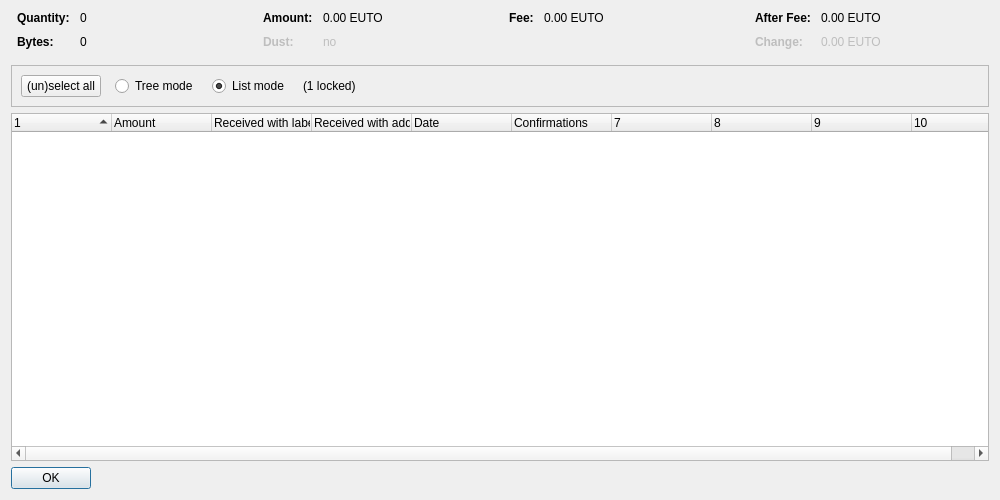
<?xml version="1.0" encoding="UTF-8"?>
<ui version="4.0">
 <class>CoinControlDialog</class>
 <widget class="QDialog" name="CoinControlDialog">
  <property name="geometry">
   <rect>
    <x>0</x>
    <y>0</y>
    <width>1000</width>
    <height>500</height>
   </rect>
  </property>
  <property name="windowTitle">
   <string>Coin Selection</string>
  </property>
  <layout class="QVBoxLayout" name="verticalLayout">
   <item>
    <layout class="QHBoxLayout" name="horizontalLayoutTop" stretch="0,0,0,0">
     <property name="topMargin">
      <number>0</number>
     </property>
     <property name="bottomMargin">
      <number>10</number>
     </property>
     <item>
      <layout class="QFormLayout" name="formLayoutCoinControl1">
       <property name="horizontalSpacing">
        <number>10</number>
       </property>
       <property name="verticalSpacing">
        <number>10</number>
       </property>
       <property name="leftMargin">
        <number>6</number>
       </property>
       <property name="rightMargin">
        <number>6</number>
       </property>
       <item row="0" column="0">
        <widget class="QLabel" name="labelCoinControlQuantityText">
         <property name="font">
          <font>
           <weight>75</weight>
           <bold>true</bold>
          </font>
         </property>
         <property name="text">
          <string>Quantity:</string>
         </property>
        </widget>
       </item>
       <item row="0" column="1">
        <widget class="QLabel" name="labelCoinControlQuantity">
         <property name="cursor">
          <cursorShape>IBeamCursor</cursorShape>
         </property>
         <property name="contextMenuPolicy">
          <enum>Qt::ActionsContextMenu</enum>
         </property>
         <property name="text">
          <string notr="true">0</string>
         </property>
         <property name="textInteractionFlags">
          <set>Qt::LinksAccessibleByMouse|Qt::TextSelectableByKeyboard|Qt::TextSelectableByMouse</set>
         </property>
        </widget>
       </item>
       <item row="1" column="0">
        <widget class="QLabel" name="labelCoinControlBytesText">
         <property name="font">
          <font>
           <weight>75</weight>
           <bold>true</bold>
          </font>
         </property>
         <property name="text">
          <string>Bytes:</string>
         </property>
        </widget>
       </item>
       <item row="1" column="1">
        <widget class="QLabel" name="labelCoinControlBytes">
         <property name="cursor">
          <cursorShape>IBeamCursor</cursorShape>
         </property>
         <property name="contextMenuPolicy">
          <enum>Qt::ActionsContextMenu</enum>
         </property>
         <property name="text">
          <string notr="true">0</string>
         </property>
         <property name="textInteractionFlags">
          <set>Qt::LinksAccessibleByMouse|Qt::TextSelectableByKeyboard|Qt::TextSelectableByMouse</set>
         </property>
        </widget>
       </item>
      </layout>
     </item>
     <item>
      <layout class="QFormLayout" name="formLayoutCoinControl2">
       <property name="horizontalSpacing">
        <number>10</number>
       </property>
       <property name="verticalSpacing">
        <number>10</number>
       </property>
       <property name="leftMargin">
        <number>6</number>
       </property>
       <property name="rightMargin">
        <number>6</number>
       </property>
       <item row="0" column="0">
        <widget class="QLabel" name="labelCoinControlAmountText">
         <property name="font">
          <font>
           <weight>75</weight>
           <bold>true</bold>
          </font>
         </property>
         <property name="text">
          <string>Amount:</string>
         </property>
        </widget>
       </item>
       <item row="0" column="1">
        <widget class="QLabel" name="labelCoinControlAmount">
         <property name="cursor">
          <cursorShape>IBeamCursor</cursorShape>
         </property>
         <property name="contextMenuPolicy">
          <enum>Qt::ActionsContextMenu</enum>
         </property>
         <property name="text">
          <string notr="true">0.00 EUTO</string>
         </property>
         <property name="textInteractionFlags">
          <set>Qt::LinksAccessibleByMouse|Qt::TextSelectableByKeyboard|Qt::TextSelectableByMouse</set>
         </property>
        </widget>
       </item>
       <item row="1" column="0">
        <widget class="QLabel" name="labelCoinControlLowOutputText">
         <property name="enabled">
          <bool>false</bool>
         </property>
         <property name="font">
          <font>
           <weight>75</weight>
           <bold>true</bold>
          </font>
         </property>
         <property name="text">
          <string>Dust:</string>
         </property>
        </widget>
       </item>
       <item row="1" column="1">
        <widget class="QLabel" name="labelCoinControlLowOutput">
         <property name="enabled">
          <bool>false</bool>
         </property>
         <property name="cursor">
          <cursorShape>IBeamCursor</cursorShape>
         </property>
         <property name="contextMenuPolicy">
          <enum>Qt::ActionsContextMenu</enum>
         </property>
         <property name="text">
          <string notr="true">no</string>
         </property>
         <property name="textInteractionFlags">
          <set>Qt::LinksAccessibleByMouse|Qt::TextSelectableByKeyboard|Qt::TextSelectableByMouse</set>
         </property>
        </widget>
       </item>
      </layout>
     </item>
     <item>
      <layout class="QFormLayout" name="formLayoutCoinControl3">
       <property name="horizontalSpacing">
        <number>10</number>
       </property>
       <property name="verticalSpacing">
        <number>10</number>
       </property>
       <property name="leftMargin">
        <number>6</number>
       </property>
       <property name="rightMargin">
        <number>6</number>
       </property>
       <item row="0" column="0">
        <widget class="QLabel" name="labelCoinControlFeeText">
         <property name="font">
          <font>
           <weight>75</weight>
           <bold>true</bold>
          </font>
         </property>
         <property name="text">
          <string>Fee:</string>
         </property>
        </widget>
       </item>
       <item row="0" column="1">
        <widget class="QLabel" name="labelCoinControlFee">
         <property name="cursor">
          <cursorShape>IBeamCursor</cursorShape>
         </property>
         <property name="contextMenuPolicy">
          <enum>Qt::ActionsContextMenu</enum>
         </property>
         <property name="text">
          <string notr="true">0.00 EUTO</string>
         </property>
         <property name="textInteractionFlags">
          <set>Qt::LinksAccessibleByMouse|Qt::TextSelectableByKeyboard|Qt::TextSelectableByMouse</set>
         </property>
        </widget>
       </item>
      </layout>
     </item>
     <item>
      <layout class="QFormLayout" name="formLayoutCoinControl4">
       <property name="horizontalSpacing">
        <number>10</number>
       </property>
       <property name="verticalSpacing">
        <number>10</number>
       </property>
       <property name="leftMargin">
        <number>6</number>
       </property>
       <property name="rightMargin">
        <number>6</number>
       </property>
       <item row="0" column="0">
        <widget class="QLabel" name="labelCoinControlAfterFeeText">
         <property name="font">
          <font>
           <weight>75</weight>
           <bold>true</bold>
          </font>
         </property>
         <property name="text">
          <string>After Fee:</string>
         </property>
        </widget>
       </item>
       <item row="0" column="1">
        <widget class="QLabel" name="labelCoinControlAfterFee">
         <property name="cursor">
          <cursorShape>IBeamCursor</cursorShape>
         </property>
         <property name="contextMenuPolicy">
          <enum>Qt::ActionsContextMenu</enum>
         </property>
         <property name="text">
          <string notr="true">0.00 EUTO</string>
         </property>
         <property name="textInteractionFlags">
          <set>Qt::LinksAccessibleByMouse|Qt::TextSelectableByKeyboard|Qt::TextSelectableByMouse</set>
         </property>
        </widget>
       </item>
       <item row="1" column="0">
        <widget class="QLabel" name="labelCoinControlChangeText">
         <property name="enabled">
          <bool>false</bool>
         </property>
         <property name="font">
          <font>
           <weight>75</weight>
           <bold>true</bold>
          </font>
         </property>
         <property name="text">
          <string>Change:</string>
         </property>
        </widget>
       </item>
       <item row="1" column="1">
        <widget class="QLabel" name="labelCoinControlChange">
         <property name="enabled">
          <bool>false</bool>
         </property>
         <property name="cursor">
          <cursorShape>IBeamCursor</cursorShape>
         </property>
         <property name="contextMenuPolicy">
          <enum>Qt::ActionsContextMenu</enum>
         </property>
         <property name="text">
          <string notr="true">0.00 EUTO</string>
         </property>
         <property name="textInteractionFlags">
          <set>Qt::LinksAccessibleByMouse|Qt::TextSelectableByKeyboard|Qt::TextSelectableByMouse</set>
         </property>
        </widget>
       </item>
      </layout>
     </item>
    </layout>
   </item>
   <item>
    <widget class="QFrame" name="frame">
     <property name="minimumSize">
      <size>
       <width>0</width>
       <height>40</height>
      </size>
     </property>
     <property name="frameShape">
      <enum>QFrame::StyledPanel</enum>
     </property>
     <property name="frameShadow">
      <enum>QFrame::Sunken</enum>
     </property>
     <layout class="QHBoxLayout" name="horizontalLayout">
      <item>
       <layout class="QHBoxLayout" name="horizontalLayoutPanel" stretch="0,0,0,0,0">
        <property name="spacing">
         <number>14</number>
        </property>
        <item>
         <widget class="QPushButton" name="pushButtonSelectAll">
          <property name="sizePolicy">
           <sizepolicy hsizetype="Maximum" vsizetype="Fixed">
            <horstretch>0</horstretch>
            <verstretch>0</verstretch>
           </sizepolicy>
          </property>
          <property name="text">
           <string>(un)select all</string>
          </property>
          <property name="autoDefault">
           <bool>false</bool>
          </property>
         </widget>
        </item>
        <item>
         <widget class="QRadioButton" name="radioTreeMode">
          <property name="sizePolicy">
           <sizepolicy hsizetype="Maximum" vsizetype="Fixed">
            <horstretch>0</horstretch>
            <verstretch>0</verstretch>
           </sizepolicy>
          </property>
          <property name="text">
           <string>Tree mode</string>
          </property>
         </widget>
        </item>
        <item>
         <widget class="QRadioButton" name="radioListMode">
          <property name="sizePolicy">
           <sizepolicy hsizetype="Maximum" vsizetype="Fixed">
            <horstretch>0</horstretch>
            <verstretch>0</verstretch>
           </sizepolicy>
          </property>
          <property name="text">
           <string>List mode</string>
          </property>
          <property name="checked">
           <bool>true</bool>
          </property>
         </widget>
        </item>
        <item>
         <widget class="QLabel" name="labelLocked">
          <property name="text">
           <string notr="true">(1 locked)</string>
          </property>
         </widget>
        </item>
        <item>
         <spacer name="horizontalSpacer">
          <property name="orientation">
           <enum>Qt::Horizontal</enum>
          </property>
          <property name="sizeHint" stdset="0">
           <size>
            <width>40</width>
            <height>20</height>
           </size>
          </property>
         </spacer>
        </item>
       </layout>
      </item>
     </layout>
    </widget>
   </item>
   <item>
    <widget class="CoinControlTreeWidget" name="treeWidget">
     <property name="contextMenuPolicy">
      <enum>Qt::CustomContextMenu</enum>
     </property>
     <property name="sortingEnabled">
      <bool>false</bool>
     </property>
     <property name="columnCount">
      <number>10</number>
     </property>
     <attribute name="headerShowSortIndicator" stdset="0">
      <bool>true</bool>
     </attribute>
     <attribute name="headerStretchLastSection">
      <bool>false</bool>
     </attribute>
     <column>
      <property name="text">
       <string/>
      </property>
     </column>
     <column>
      <property name="text">
       <string>Amount</string>
      </property>
     </column>
     <column>
      <property name="text">
       <string>Received with label</string>
      </property>
     </column>
     <column>
      <property name="text">
       <string>Received with address</string>
      </property>
     </column>
     <column>
      <property name="text">
       <string>Date</string>
      </property>
     </column>
     <column>
      <property name="text">
       <string>Confirmations</string>
      </property>
      <property name="toolTip">
       <string>Confirmed</string>
      </property>
     </column>
     <column>
      <property name="text">
       <string/>
      </property>
     </column>
     <column>
      <property name="text">
       <string/>
      </property>
     </column>
     <column>
      <property name="text">
       <string/>
      </property>
     </column>
     <column>
      <property name="text">
       <string/>
      </property>
     </column>
    </widget>
   </item>
   <item>
    <widget class="QDialogButtonBox" name="buttonBox">
     <property name="sizePolicy">
      <sizepolicy hsizetype="Maximum" vsizetype="Fixed">
       <horstretch>0</horstretch>
       <verstretch>0</verstretch>
      </sizepolicy>
     </property>
     <property name="orientation">
      <enum>Qt::Horizontal</enum>
     </property>
     <property name="standardButtons">
      <set>QDialogButtonBox::Ok</set>
     </property>
    </widget>
   </item>
  </layout>
 </widget>
 <customwidgets>
  <customwidget>
   <class>CoinControlTreeWidget</class>
   <extends>QTreeWidget</extends>
   <header>coincontroltreewidget.h</header>
  </customwidget>
 </customwidgets>
 <resources/>
 <connections/>
</ui>
